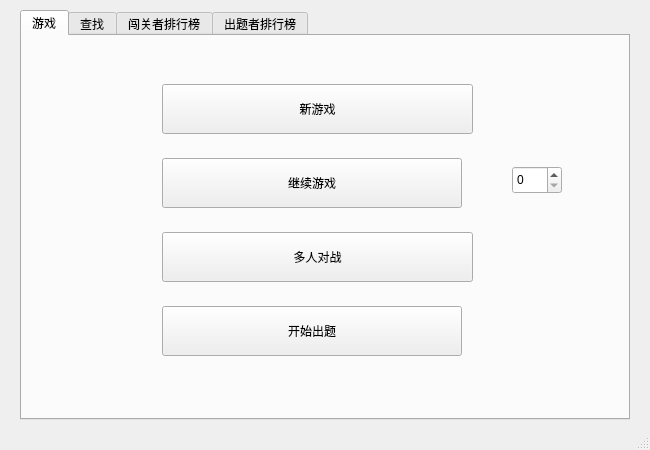
<?xml version="1.0" encoding="UTF-8"?>
<ui version="4.0">
 <class>User_MainWindow</class>
 <widget class="QMainWindow" name="User_MainWindow">
  <property name="geometry">
   <rect>
    <x>0</x>
    <y>0</y>
    <width>650</width>
    <height>450</height>
   </rect>
  </property>
  <property name="minimumSize">
   <size>
    <width>650</width>
    <height>450</height>
   </size>
  </property>
  <property name="maximumSize">
   <size>
    <width>650</width>
    <height>450</height>
   </size>
  </property>
  <property name="windowTitle">
   <string>单词消除小游戏</string>
  </property>
  <widget class="QWidget" name="centralwidget">
   <widget class="QTabWidget" name="main_tabWidget">
    <property name="geometry">
     <rect>
      <x>20</x>
      <y>10</y>
      <width>610</width>
      <height>410</height>
     </rect>
    </property>
    <property name="sizePolicy">
     <sizepolicy hsizetype="Expanding" vsizetype="Expanding">
      <horstretch>0</horstretch>
      <verstretch>0</verstretch>
     </sizepolicy>
    </property>
    <property name="minimumSize">
     <size>
      <width>610</width>
      <height>410</height>
     </size>
    </property>
    <property name="maximumSize">
     <size>
      <width>610</width>
      <height>410</height>
     </size>
    </property>
    <property name="currentIndex">
     <number>0</number>
    </property>
    <property name="iconSize">
     <size>
      <width>100</width>
      <height>100</height>
     </size>
    </property>
    <widget class="QWidget" name="game_tab">
     <attribute name="title">
      <string>游戏</string>
     </attribute>
     <widget class="QWidget" name="widget_3" native="true">
      <property name="geometry">
       <rect>
        <x>140</x>
        <y>30</y>
        <width>311</width>
        <height>311</height>
       </rect>
      </property>
      <layout class="QVBoxLayout" name="verticalLayout">
       <item>
        <widget class="QPushButton" name="new_game_pushButton">
         <property name="minimumSize">
          <size>
           <width>300</width>
           <height>50</height>
          </size>
         </property>
         <property name="text">
          <string>新游戏</string>
         </property>
        </widget>
       </item>
       <item>
        <widget class="QPushButton" name="continue_game_pushButton">
         <property name="sizePolicy">
          <sizepolicy hsizetype="Minimum" vsizetype="Fixed">
           <horstretch>0</horstretch>
           <verstretch>0</verstretch>
          </sizepolicy>
         </property>
         <property name="minimumSize">
          <size>
           <width>300</width>
           <height>50</height>
          </size>
         </property>
         <property name="maximumSize">
          <size>
           <width>300</width>
           <height>50</height>
          </size>
         </property>
         <property name="text">
          <string>继续游戏</string>
         </property>
        </widget>
       </item>
       <item>
        <widget class="QPushButton" name="multi_player_pushButton">
         <property name="minimumSize">
          <size>
           <width>300</width>
           <height>50</height>
          </size>
         </property>
         <property name="text">
          <string>多人对战</string>
         </property>
        </widget>
       </item>
       <item>
        <widget class="QPushButton" name="add_words_pushButton">
         <property name="minimumSize">
          <size>
           <width>300</width>
           <height>50</height>
          </size>
         </property>
         <property name="maximumSize">
          <size>
           <width>300</width>
           <height>50</height>
          </size>
         </property>
         <property name="text">
          <string>开始出题</string>
         </property>
        </widget>
       </item>
      </layout>
     </widget>
     <widget class="QSpinBox" name="spinBox">
      <property name="geometry">
       <rect>
        <x>490</x>
        <y>130</y>
        <width>50</width>
        <height>28</height>
       </rect>
      </property>
      <property name="maximum">
       <number>98</number>
      </property>
     </widget>
    </widget>
    <widget class="QWidget" name="search_tab">
     <attribute name="title">
      <string>查找</string>
     </attribute>
     <widget class="QFrame" name="frame">
      <property name="geometry">
       <rect>
        <x>-10</x>
        <y>0</y>
        <width>251</width>
        <height>371</height>
       </rect>
      </property>
      <property name="frameShape">
       <enum>QFrame::StyledPanel</enum>
      </property>
      <property name="frameShadow">
       <enum>QFrame::Raised</enum>
      </property>
      <layout class="QGridLayout" name="gridLayout_2">
       <item row="3" column="0">
        <spacer name="verticalSpacer">
         <property name="orientation">
          <enum>Qt::Vertical</enum>
         </property>
         <property name="sizeHint" stdset="0">
          <size>
           <width>20</width>
           <height>40</height>
          </size>
         </property>
        </spacer>
       </item>
       <item row="2" column="0">
        <widget class="QWidget" name="widget_4" native="true">
         <layout class="QHBoxLayout" name="horizontalLayout_2">
          <property name="leftMargin">
           <number>0</number>
          </property>
          <property name="topMargin">
           <number>0</number>
          </property>
          <property name="rightMargin">
           <number>0</number>
          </property>
          <property name="bottomMargin">
           <number>0</number>
          </property>
          <item>
           <spacer name="horizontalSpacer_2">
            <property name="orientation">
             <enum>Qt::Horizontal</enum>
            </property>
            <property name="sizeHint" stdset="0">
             <size>
              <width>40</width>
              <height>20</height>
             </size>
            </property>
           </spacer>
          </item>
          <item>
           <widget class="QPushButton" name="search_pushButton">
            <property name="text">
             <string>查找</string>
            </property>
           </widget>
          </item>
          <item>
           <spacer name="horizontalSpacer_3">
            <property name="orientation">
             <enum>Qt::Horizontal</enum>
            </property>
            <property name="sizeHint" stdset="0">
             <size>
              <width>40</width>
              <height>20</height>
             </size>
            </property>
           </spacer>
          </item>
         </layout>
        </widget>
       </item>
       <item row="1" column="0">
        <widget class="QWidget" name="widget" native="true">
         <layout class="QGridLayout" name="gridLayout">
          <item row="4" column="1">
           <widget class="QLineEdit" name="level_lineEdit"/>
          </item>
          <item row="7" column="0">
           <widget class="QLabel" name="label_2">
            <property name="text">
             <string>角色：</string>
            </property>
           </widget>
          </item>
          <item row="5" column="1">
           <widget class="QLineEdit" name="passedlevels_lineEdit"/>
          </item>
          <item row="1" column="1">
           <widget class="QLineEdit" name="usr_lineEdit"/>
          </item>
          <item row="1" column="0">
           <widget class="QLabel" name="label">
            <property name="text">
             <string>用户名：</string>
            </property>
           </widget>
          </item>
          <item row="7" column="1">
           <widget class="QWidget" name="widget_2" native="true">
            <layout class="QHBoxLayout" name="horizontalLayout">
             <item>
              <widget class="QComboBox" name="role_comboBox">
               <item>
                <property name="text">
                 <string>闯关者</string>
                </property>
               </item>
               <item>
                <property name="text">
                 <string>出题者</string>
                </property>
               </item>
              </widget>
             </item>
            </layout>
           </widget>
          </item>
          <item row="5" column="0">
           <widget class="QLabel" name="label_3">
            <property name="text">
             <string>已闯关卡数：</string>
            </property>
           </widget>
          </item>
          <item row="6" column="0">
           <widget class="QLabel" name="label_5">
            <property name="text">
             <string>出题数目：</string>
            </property>
           </widget>
          </item>
          <item row="6" column="1">
           <widget class="QLineEdit" name="questioncnt_lineEdit"/>
          </item>
          <item row="4" column="0">
           <widget class="QLabel" name="label_4">
            <property name="text">
             <string>等级：</string>
            </property>
           </widget>
          </item>
         </layout>
        </widget>
       </item>
       <item row="0" column="0">
        <spacer name="verticalSpacer_2">
         <property name="orientation">
          <enum>Qt::Vertical</enum>
         </property>
         <property name="sizeHint" stdset="0">
          <size>
           <width>20</width>
           <height>40</height>
          </size>
         </property>
        </spacer>
       </item>
      </layout>
     </widget>
     <widget class="QTableView" name="search_tableView">
      <property name="geometry">
       <rect>
        <x>230</x>
        <y>10</y>
        <width>371</width>
        <height>361</height>
       </rect>
      </property>
     </widget>
    </widget>
    <widget class="QWidget" name="challenger_ranking_tab">
     <attribute name="title">
      <string>闯关者排行榜</string>
     </attribute>
     <widget class="QTabWidget" name="challenger_tabWidget">
      <property name="geometry">
       <rect>
        <x>0</x>
        <y>0</y>
        <width>600</width>
        <height>370</height>
       </rect>
      </property>
      <property name="minimumSize">
       <size>
        <width>600</width>
        <height>370</height>
       </size>
      </property>
      <property name="maximumSize">
       <size>
        <width>600</width>
        <height>370</height>
       </size>
      </property>
      <property name="currentIndex">
       <number>1</number>
      </property>
      <widget class="QWidget" name="passed_levels_tab">
       <attribute name="title">
        <string>已闯关卡数</string>
       </attribute>
       <widget class="QTableView" name="challenger_tableView_1">
        <property name="geometry">
         <rect>
          <x>0</x>
          <y>0</y>
          <width>600</width>
          <height>330</height>
         </rect>
        </property>
        <property name="sizePolicy">
         <sizepolicy hsizetype="Expanding" vsizetype="Expanding">
          <horstretch>0</horstretch>
          <verstretch>0</verstretch>
         </sizepolicy>
        </property>
        <property name="minimumSize">
         <size>
          <width>600</width>
          <height>330</height>
         </size>
        </property>
        <property name="maximumSize">
         <size>
          <width>600</width>
          <height>330</height>
         </size>
        </property>
       </widget>
      </widget>
      <widget class="QWidget" name="challenger_level_tab">
       <attribute name="title">
        <string>等级</string>
       </attribute>
       <widget class="QTableView" name="challenger_tableView_2">
        <property name="geometry">
         <rect>
          <x>0</x>
          <y>0</y>
          <width>600</width>
          <height>330</height>
         </rect>
        </property>
        <property name="sizePolicy">
         <sizepolicy hsizetype="Fixed" vsizetype="Fixed">
          <horstretch>0</horstretch>
          <verstretch>0</verstretch>
         </sizepolicy>
        </property>
        <property name="minimumSize">
         <size>
          <width>600</width>
          <height>330</height>
         </size>
        </property>
        <property name="maximumSize">
         <size>
          <width>600</width>
          <height>330</height>
         </size>
        </property>
       </widget>
      </widget>
     </widget>
     <widget class="QPushButton" name="crank_ref_pushButton">
      <property name="geometry">
       <rect>
        <x>510</x>
        <y>0</y>
        <width>80</width>
        <height>24</height>
       </rect>
      </property>
      <property name="text">
       <string>刷新</string>
      </property>
     </widget>
    </widget>
    <widget class="QWidget" name="questioner_ranking_tab">
     <attribute name="title">
      <string>出题者排行榜</string>
     </attribute>
     <widget class="QTabWidget" name="questioner_tabWidget">
      <property name="geometry">
       <rect>
        <x>0</x>
        <y>0</y>
        <width>600</width>
        <height>370</height>
       </rect>
      </property>
      <property name="minimumSize">
       <size>
        <width>600</width>
        <height>370</height>
       </size>
      </property>
      <property name="maximumSize">
       <size>
        <width>600</width>
        <height>370</height>
       </size>
      </property>
      <property name="currentIndex">
       <number>1</number>
      </property>
      <widget class="QWidget" name="question_cnt_tab">
       <attribute name="title">
        <string>出题数目</string>
       </attribute>
       <widget class="QTableView" name="questioner_tableView_1">
        <property name="geometry">
         <rect>
          <x>0</x>
          <y>0</y>
          <width>600</width>
          <height>330</height>
         </rect>
        </property>
        <property name="minimumSize">
         <size>
          <width>600</width>
          <height>330</height>
         </size>
        </property>
        <property name="maximumSize">
         <size>
          <width>600</width>
          <height>330</height>
         </size>
        </property>
       </widget>
      </widget>
      <widget class="QWidget" name="questioner_level_tab">
       <attribute name="title">
        <string>等级</string>
       </attribute>
       <widget class="QTableView" name="questioner_tableView_2">
        <property name="geometry">
         <rect>
          <x>0</x>
          <y>0</y>
          <width>600</width>
          <height>330</height>
         </rect>
        </property>
        <property name="minimumSize">
         <size>
          <width>600</width>
          <height>330</height>
         </size>
        </property>
        <property name="maximumSize">
         <size>
          <width>600</width>
          <height>330</height>
         </size>
        </property>
       </widget>
      </widget>
     </widget>
     <widget class="QPushButton" name="qrank_ref_pushButton">
      <property name="geometry">
       <rect>
        <x>510</x>
        <y>0</y>
        <width>80</width>
        <height>24</height>
       </rect>
      </property>
      <property name="text">
       <string>刷新</string>
      </property>
     </widget>
    </widget>
   </widget>
  </widget>
  <widget class="QMenuBar" name="menubar">
   <property name="geometry">
    <rect>
     <x>0</x>
     <y>0</y>
     <width>650</width>
     <height>25</height>
    </rect>
   </property>
  </widget>
  <widget class="QStatusBar" name="statusbar"/>
 </widget>
 <resources/>
 <connections/>
</ui>
